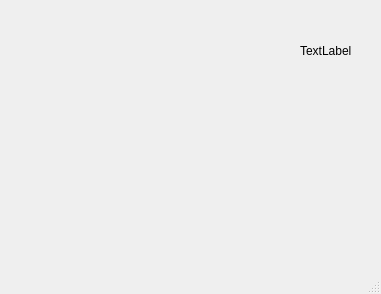
<?xml version="1.0" encoding="UTF-8"?>
<ui version="4.0">
 <class>GameWindow</class>
 <widget class="QMainWindow" name="GameWindow">
  <property name="geometry">
   <rect>
    <x>0</x>
    <y>0</y>
    <width>381</width>
    <height>294</height>
   </rect>
  </property>
  <property name="windowTitle">
   <string>GameWindow</string>
  </property>
  <widget class="QWidget" name="centralwidget">
   <widget class="QLabel" name="scoreui">
    <property name="geometry">
     <rect>
      <x>300</x>
      <y>20</y>
      <width>101</width>
      <height>61</height>
     </rect>
    </property>
    <property name="text">
     <string>TextLabel</string>
    </property>
   </widget>
  </widget>
  <widget class="QMenuBar" name="menubar">
   <property name="geometry">
    <rect>
     <x>0</x>
     <y>0</y>
     <width>381</width>
     <height>18</height>
    </rect>
   </property>
  </widget>
  <widget class="QStatusBar" name="statusbar"/>
  <action name="regame">
   <property name="text">
    <string>重新游戏</string>
   </property>
   <property name="menuRole">
    <enum>QAction::MenuRole::NoRole</enum>
   </property>
  </action>
  <action name="action">
   <property name="text">
    <string>返回主菜单</string>
   </property>
   <property name="menuRole">
    <enum>QAction::MenuRole::NoRole</enum>
   </property>
  </action>
 </widget>
 <resources/>
 <connections/>
</ui>
